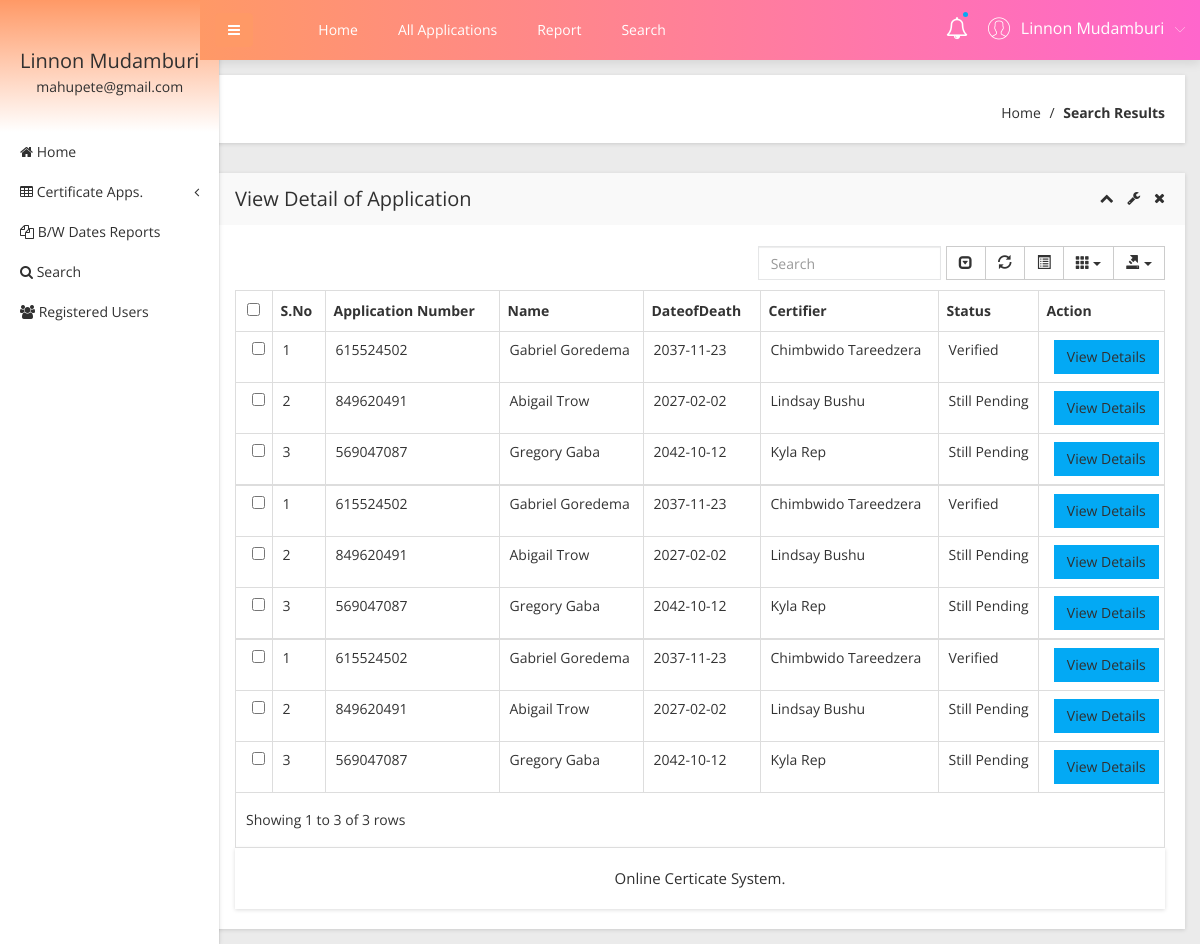
The page /obcs/admin/death-birth-search.php (signed in) on the database its author committed.
### tables this page shows
CREATE TABLE `dthapplication` (
  `ID` int(11) NOT NULL,
  `UserID` int(11) NOT NULL,
  `ApplicationID` int(11) NOT NULL,
  `Gender` varchar(20) NOT NULL,
  `FullName` varchar(100) NOT NULL,
  `DateofBirth` varchar(100) NOT NULL,
  `MaritalStatus` varchar(100) NOT NULL,
  `Occupation` varchar(100) NOT NULL,
  `PermanentAdd` varchar(100) NOT NULL,
  `DateofDeath` varchar(100) NOT NULL,
  `PlaceofDeath` varchar(100) NOT NULL,
  `CauseOfDeath` varchar(100) NOT NULL,
  `Certifier` varchar(100) NOT NULL,
  `Dateofapply` timestamp NOT NULL DEFAULT CURRENT_TIMESTAMP,
  `Remark` varchar(100) DEFAULT NULL,
  `Status` varchar(100) DEFAULT NULL,
  `UpdationDate` timestamp NULL DEFAULT NULL
);

### obcs/admin/death-birth-search.php (the view, shortened to what this page needs)
<?php
include('includes/dbconnection.php');
if (strlen($_SESSION['obcsaid']==0)) {
  header('location:logout.php');
  } else{
  ?>
<!doctype html>
<html class="no-js" lang="en">
<head>
    <link rel="stylesheet" href="css/bootstrap.min.css">
    <link rel="stylesheet" href="css/font-awesome.min.css">
    <link rel="stylesheet" href="css/adminpro-custon-icon.css">
    <link rel="stylesheet" href="css/meanmenu.min.css">
    <link rel="stylesheet" href="css/jquery.mCustomScrollbar.min.css">
    <link rel="stylesheet" href="css/animate.css">
    <link rel="stylesheet" href="css/data-table/bootstrap-table.css">
    <link rel="stylesheet" href="css/data-table/bootstrap-editable.css">
    <link rel="stylesheet" href="css/normalize.css">
    <link rel="stylesheet" href="css/c3.min.css">
    <link rel="stylesheet" href="style.css">
    <link rel="stylesheet" href="css/responsive.css">
</head>
<body class="materialdesign">
    <div class="wrapper-pro">
      <?php include_once('includes/sidebar.php');?>
        <?php include_once('includes/header.php');?>
            <div class="breadcome-area mg-b-30 small-dn">
                <div class="container-fluid">
                    <div class="row">
                        <div class="col-lg-12">
                            <div class="breadcome-list shadow-reset">
                                <div class="row">
                                    <div class="col-lg-12">
                                        <ul class="breadcome-menu">
                                            <li><a href="dashboard.php">Home</a> <span class="bread-slash">/</span>
                                            </li>
                                            <li><span class="bread-blod">Search Results</span>
                                            </li>
                                        </ul>
                                    </div>
                                </div>
                            </div>
                        </div>
                    </div>
                </div>
            </div>
            <div class="data-table-area mg-b-15">
                <div class="container-fluid">
                    <div class="row">
                        <div class="col-lg-12">
                            <div class="sparkline13-list shadow-reset">
                                <div class="sparkline13-hd">
                                    <div class="main-sparkline13-hd">
                                        <h1>View <span class="table-project-n">Detail of</span> Application</h1>
                                        <div class="sparkline13-outline-icon">
                                            <span class="sparkline13-collapse-link"><i class="fa fa-chevron-up"></i></span>
                                            <span><i class="fa fa-wrench"></i></span>
                                            <span class="sparkline13-collapse-close"><i class="fa fa-times"></i></span>
                                        </div>
                                    </div>
                                </div>
                                <div class="sparkline13-graph">
                                    <div class="datatable-dashv1-list custom-datatable-overright">
                                        <table id="table" data-toggle="table" data-pagination="true" data-search="true" data-show-columns="true" data-show-pagination-switch="true" data-show-refresh="true" data-key-events="true" data-show-toggle="true" data-resizable="true" data-cookie="true" data-cookie-id-table="saveId" data-show-export="true" data-click-to-select="true" data-toolbar="#toolbar">
                                            <thead>
                                                <tr>
                                                    <th>S.No</th>
                                                    <th>Application Number</th>
                                                    <th>Name</th>
                                                    <th >DateofDeath</th>
                                                    <th>Certifier</th>
                                                    <th>Status</th>
                                                    <th data-field="action">Action</th>
                                                </tr>
                                            </thead>
                                            <tbody>
                                              <?php
$sql="SELECT * from dthapplication where ApplicationID like '$sdata%'  || FullName like '$sdata%'";
$query = $dbh -> prepare($sql);
$query->execute();
$results=$query->fetchAll(PDO::FETCH_OBJ);
$cnt=1;
if($query->rowCount() > 0)
{
foreach($results as $row)
{               ?>
                                                <tr>
                                                    <td><?php echo htmlentities($cnt);?></td>
                                                    <td><?php  echo htmlentities($row->ApplicationID);?></td>
                                                    <td><?php  echo htmlentities($row->FullName);?></td>
                                                   <td><?php  echo htmlentities($row->DateofDeath);?></td>
                                                    <td><?php  echo htmlentities($row->Certifier);?></td>
                                                  <?php if($row->Status==""){ ?>
                     <td><?php echo "Still Pending"; ?></td>
<?php } else { ?>                  <td><?php  echo htmlentities($row->Status);?>
                  </td>
                  <?php } ?>
                                                    <td class="datatable-ct"><a href="view-death-application-detail.php?viewid=<?php echo htmlentities ($row->ID);?>" class="btn btn-primary"> View Details</a>
                                                    </td>
                                                </tr>
                                            </tbody>
                                            <?php
$cnt=$cnt+1;
} } else { ?>
  <tr>
    <td colspan="8"> No record found against this search</td>
  </tr>
  <?php } ?>
                                    </table>
  <?php include_once('includes/footer.php');?>
</body>
</html><?php } ?>

### obcs/admin/includes/sidebar.php (shortened to what this page needs)
     <?php
include('includes/dbconnection.php');
if (strlen($_SESSION['obcsaid']==0)) {
  header('location:logout.php');
  } else{
  ?>
  <div class="left-sidebar-pro">
            <nav id="sidebar">
                <div class="sidebar-header">
                    <?php
$aid=$_SESSION['obcsaid'];
$sql="SELECT AdminName,Email from  tbladmin where ID=:aid";
$query = $dbh -> prepare($sql);
$query->bindParam(':aid',$aid,PDO::PARAM_STR);
$query->execute();
$results=$query->fetchAll(PDO::FETCH_OBJ);
$cnt=1;
if($query->rowCount() > 0)
{
foreach($results as $row)
{               ?>
                    <h3> <?php  echo $row->AdminName;?></h3>
                    <p> <?php  echo $row->Email;?></p>
                  <?php $cnt=$cnt+1;}} ?>
                </div>
                <div class="left-custom-menu-adp-wrap">
                    <ul class="nav navbar-nav left-sidebar-menu-pro">
                        <li class="nav-item">
                            <a href="dashboard.php" role="button" aria-expanded="false"><i class="fa big-icon fa-home"></i> <span class="mini-dn">Home</span> </a>
                        </li>
                        <li class="nav-item"><a href="#" data-toggle="dropdown" role="button" aria-expanded="false" class="nav-link dropdown-toggle"><i class="fa big-icon fa-table"></i> <span class="mini-dn">Certificate Apps.</span> <span class="indicator-right-menu mini-dn"><i class="fa indicator-mn fa-angle-left"></i></span></a>
                        </li>
                        <li class="nav-item">
                            <a href="between-dates-report.php" role="button" aria-expanded="false"><i class="fa big-icon fa-files-o"></i> <span class="mini-dn">B/W Dates Reports</span> </a>
                        </li>
                        <li class="nav-item">
                            <a href="search.php" role="button" aria-expanded="false"><i class="fa fa-search"></i> <span class="mini-dn">Search</span> </a>
                        </li>
                             <li class="nav-item">
                            <a href="  registered-users.php" role="button" aria-expanded="false"><i class="fa fa-users"></i> <span class="mini-dn">Registered Users</span> </a>
                        </li>
                    </ul>
                </div>
            </nav>
        </div>
        <?php }  ?>

### obcs/admin/includes/header.php (shortened to what this page needs)
      <?php
include('includes/dbconnection.php');
if (strlen($_SESSION['obcsaid']==0)) {
  header('location:logout.php');
  } else{
  ?>
 <div class="content-inner-all">
            <div class="header-top-area">
                <div class="fixed-header-top">
                    <div class="container-fluid">
                        <div class="row">
                            <div class="col-lg-1 col-md-6 col-sm-6 col-xs-12">
                                <button type="button" id="sidebarCollapse" class="btn bar-button-pro header-drl-controller-btn btn-info navbar-btn">
                                    <i class="fa fa-bars"></i>
                                </button>
                            </div>
                            <div class="col-lg-6 col-md-1 col-sm-1 col-xs-12">
                                <div class="header-top-menu tabl-d-n">
                                    <ul class="nav navbar-nav mai-top-nav">
                                        <li class="nav-item"><a href="dashboard.php" class="nav-link">Home</a>
                                        </li>
                                        <li class="nav-item"><a href="all-applications.php" class="nav-link">All Applications</a>
                                        </li>
                                        <li class="nav-item"><a href="between-dates-report.php" class="nav-link">Report</a>
                                        </li>
                                        <li class="nav-item"><a href="search.php" class="nav-link">Search</a>
                                        </li>
                                    </ul>
                                </div>
                            </div>
                            <div class="col-lg-5 col-md-5 col-sm-6 col-xs-12">
                                <div class="header-right-info">
                                    <ul class="nav navbar-nav mai-top-nav header-right-menu">
                                        <li class="nav-item"><a href="new-birth-application.php" data-toggle="dropdown" role="button" aria-expanded="false" class="nav-link dropdown-toggle"><i class="fa fa-bell-o" aria-hidden="true"></i><span class="indicator-nt"></span></a>
                                        </li>
                                        <li class="nav-item">
                                            <a href="#" data-toggle="dropdown" role="button" aria-expanded="false" class="nav-link dropdown-toggle">
                                                <?php
$aid=$_SESSION['obcsaid'];
$sql="SELECT AdminName,Email from  tbladmin where ID=:aid";
$query = $dbh -> prepare($sql);
$query->bindParam(':aid',$aid,PDO::PARAM_STR);
$query->execute();
$results=$query->fetchAll(PDO::FETCH_OBJ);
$cnt=1;
if($query->rowCount() > 0)
{
foreach($results as $row)
{               ?>
                                                <span class="adminpro-icon adminpro-user-rounded header-riht-inf"></span>
                                                <span class="admin-name"><?php  echo $row->AdminName;?></span>
                                                <span class="author-project-icon adminpro-icon adminpro-down-arrow"></span><?php $cnt=$cnt+1;}} ?>
                                            </a>
                                        </li>
                                    </ul>
                                </div>
                            </div>
                        </div>
                    </div>
                </div>
            </div><?php }  ?>

### rows shown on the page
dthapplication: ApplicationID "615524502", FullName "Gabriel Goredema", DateofDeath "2037-11-23", Certifier "Chimbwido Tareedzera", Status "Verified"
dthapplication: ApplicationID "849620491", FullName "Abigail Trow", DateofDeath "2027-02-02", Certifier "Lindsay Bushu", shows "Still Pending"
dthapplication: ApplicationID "569047087", FullName "Gregory Gaba", DateofDeath "2042-10-12", Certifier "Kyla Rep", shows "Still Pending"

### other values the page prints
$row->AdminName "Linnon Mudamburi"
$row->Email "mahupete@gmail.com"
